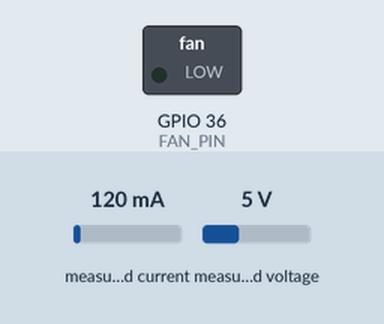
Recording of a sketch running on a simulated ESP32. Parts: switched loads named in the sketch (green lamp = pin HIGH). The inputs (shaded band) are chosen by the test bench; at power-on: measured current 120 mA, measured voltage 5 V. Nothing arrives over Bluetooth unless stated; a phone connects over Bluetooth LE 3 s after start; what the sketch prints to the serial monitor is not drawn.

Above: at 0.6 s.
At 15.6 s:
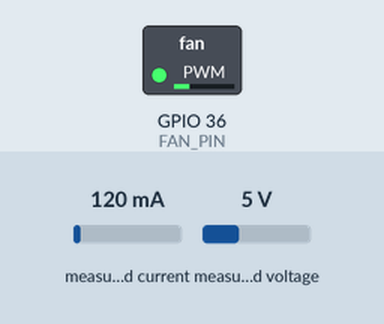
At 80.6 s:
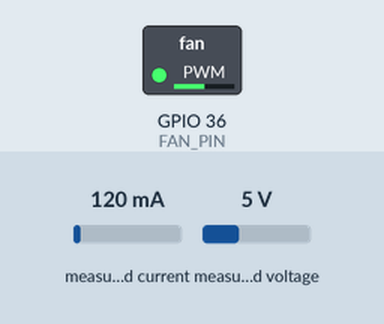
Timing chart, 0 to 82.1 s (numbered marks = the images above):
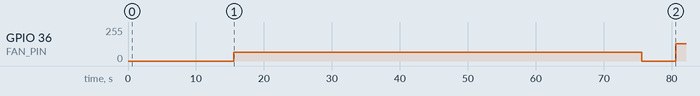

The sketch:

lab4.5.ino
```cpp
#include <Arduino.h>
#include <Wire.h>
#include <Adafruit_INA219.h>
#include <BLEDevice.h>
#include <BLEServer.h>
#include <BLEUtils.h>
#include <BLE2902.h>

#define SERVICE_UUID "12345678-1234-1234-1234-1234567890ab"
#define CHAR_UUID    "12345678-1234-1234-1234-1234567890ac"

const int FAN_PIN  = A0;
const int PWM_FREQ = 25000;
const int PWM_RES  = 8;

struct Phase { uint8_t duty; const char* label; uint32_t durationMs; };
Phase phases[] = {
  {  0, "OFF",  10000 },
  { 64, "25",   60000 },
  {  0, "OFF",   5000 },
  {128, "50",   60000 },
  {  0, "OFF",   5000 },
  {255, "100",  60000 },
  {  0, "DONE",     0 }
};
int currentPhase = 0;
uint32_t phaseStart = 0;
bool sequenceStarted = false;     // <-- new

Adafruit_INA219 ina219;
BLECharacteristic *characteristic;
bool connected = false;
bool restartAdvertising = false;

class ServerCallbacks : public BLEServerCallbacks {
  void onConnect(BLEServer*)    { connected = true;  Serial.println("Client connected"); }
  void onDisconnect(BLEServer*) { connected = false; restartAdvertising = true;
                                  sequenceStarted = false;       // <-- reset
                                  currentPhase = 0;               // <-- reset
                                  Serial.println("Client disconnected"); }
};

void applyPhase(int idx) {
  ledcWrite(FAN_PIN, phases[idx].duty);
  Serial.print("PHASE:"); Serial.println(phases[idx].label);

  // Send marker multiple times to make sure the client catches it
  for (int i = 0; i < 3; i++) {
    if (connected) {
      char marker[32];
      snprintf(marker, sizeof(marker), "PHASE=%s", phases[idx].label);
      characteristic->setValue((uint8_t*)marker, strlen(marker));
      characteristic->notify();
      delay(50);
    }
  }
}

void setup() {
  Serial.begin(115200);
  delay(500);

  ledcAttach(FAN_PIN, PWM_FREQ, PWM_RES);
  ledcWrite(FAN_PIN, 0);

  if (!ina219.begin()) {
    Serial.println("Failed to find INA219 chip");
    while (1) delay(10);
  }
  ina219.setCalibration_16V_400mA();
  Serial.println("INA219 ready");

  BLEDevice::init("ESP32-Lab4-YT");
  BLEDevice::setPower(ESP_PWR_LVL_P9);

  BLEServer *server = BLEDevice::createServer();
  server->setCallbacks(new ServerCallbacks());

  BLEService *service = server->createService(SERVICE_UUID);
  characteristic = service->createCharacteristic(
      CHAR_UUID,
      BLECharacteristic::PROPERTY_NOTIFY
  );
  characteristic->addDescriptor(new BLE2902());
  service->start();

  BLEAdvertising *advertising = BLEDevice::getAdvertising();
  advertising->addServiceUUID(SERVICE_UUID);
  advertising->setScanResponse(true);
  BLEDevice::startAdvertising();
  Serial.println("BLE advertising started, waiting for client...");
}

void loop() {
  if (restartAdvertising) {
    delay(200);
    BLEDevice::startAdvertising();
    Serial.println("Advertising restarted");
    restartAdvertising = false;
  }

  // Wait for connection before starting the phase sequence
  if (!sequenceStarted && connected) {
    delay(2000);  // let client finish subscribing to notifications
    phaseStart = millis();
    applyPhase(currentPhase);
    sequenceStarted = true;
  }

  if (sequenceStarted &&
      phases[currentPhase].durationMs > 0 &&
      millis() - phaseStart >= phases[currentPhase].durationMs) {
    currentPhase++;
    phaseStart = millis();
    applyPhase(currentPhase);
  }

  float shuntVoltage_mV = ina219.getShuntVoltage_mV();
  float busVoltage_V    = ina219.getBusVoltage_V();
  float current_mA      = ina219.getCurrent_mA();
  float loadVoltage_V   = busVoltage_V + (shuntVoltage_mV / 1000.0);

  Serial.print("Bus: ");      Serial.print(busVoltage_V, 3);    Serial.print(" V  ");
  Serial.print("Shunt: ");    Serial.print(shuntVoltage_mV, 3); Serial.print(" mV  ");
  Serial.print("Load (batt): "); Serial.print(loadVoltage_V, 3); Serial.print(" V  ");
  Serial.print("I: ");        Serial.print(current_mA, 3);      Serial.println(" mA");

  if (connected) {
    char payload[64];
    snprintf(payload, sizeof(payload), "V=%.3f,I=%.3f", loadVoltage_V, current_mA);
    characteristic->setValue((uint8_t*)payload, strlen(payload));
    characteristic->notify();
  }

  delay(20);
}
```

Measured:
- by itself, GPIO 36 (FAN_PIN): 0/255 → 64/255 at 15.5 s, → 0/255 60.0 s later, → 128/255 5.0 s later
